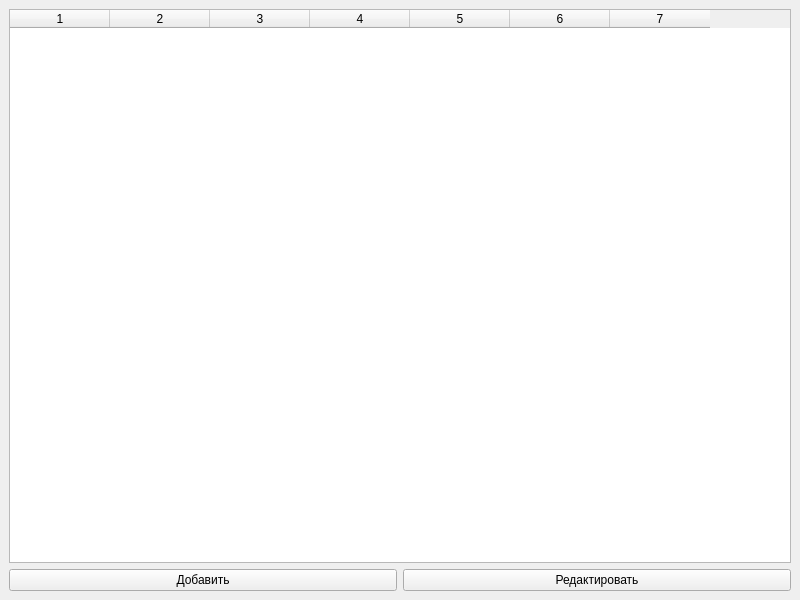
<ui version="4.0">
 <class>MainWindow</class>
 <widget class="QMainWindow" name="MainWindow">
  <property name="geometry">
   <rect>
    <x>100</x>
    <y>100</y>
    <width>800</width>
    <height>600</height>
   </rect>
  </property>
  <property name="windowTitle">
   <string>Кофе База</string>
  </property>
  <widget class="QWidget" name="centralwidget">
   <layout class="QVBoxLayout" name="verticalLayout">
    <item>
     <widget class="QTableWidget" name="tableWidget">
      <property name="columnCount">
       <number>7</number>
      </property>
      <property name="rowCount">
       <number>0</number>
      </property>
     </widget>
    </item>
    <item>
     <layout class="QHBoxLayout" name="buttonLayout">
      <item>
       <widget class="QPushButton" name="addButton">
        <property name="text">
         <string>Добавить</string>
        </property>
       </widget>
      </item>
      <item>
       <widget class="QPushButton" name="editButton">
        <property name="text">
         <string>Редактировать</string>
        </property>
       </widget>
      </item>
     </layout>
    </item>
   </layout>
  </widget>
 </widget>
</ui>
